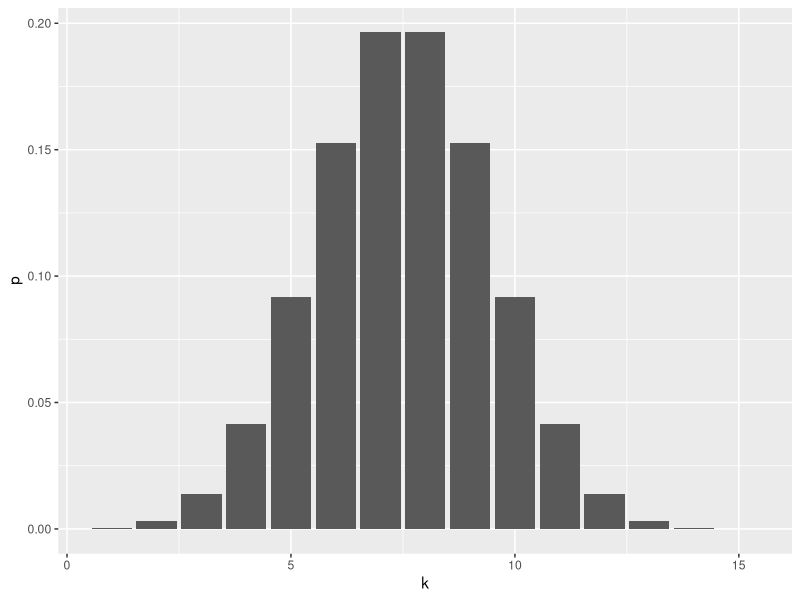
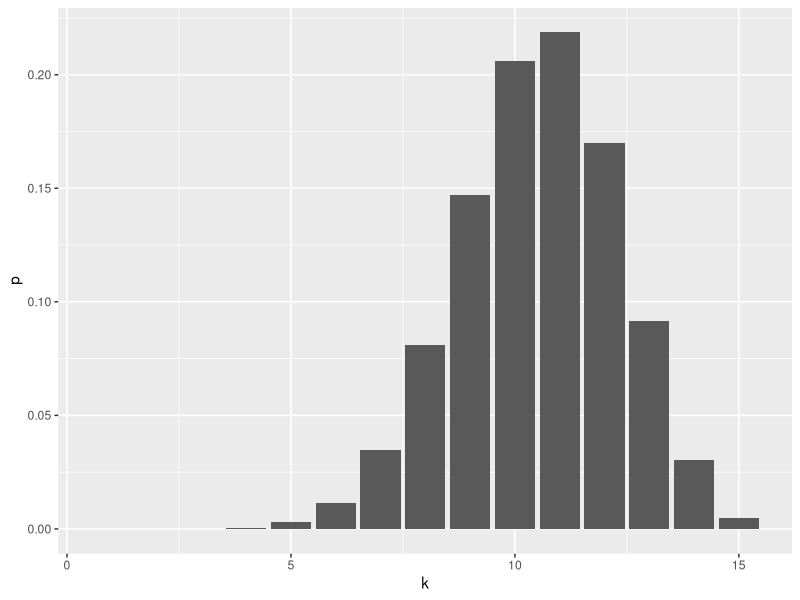
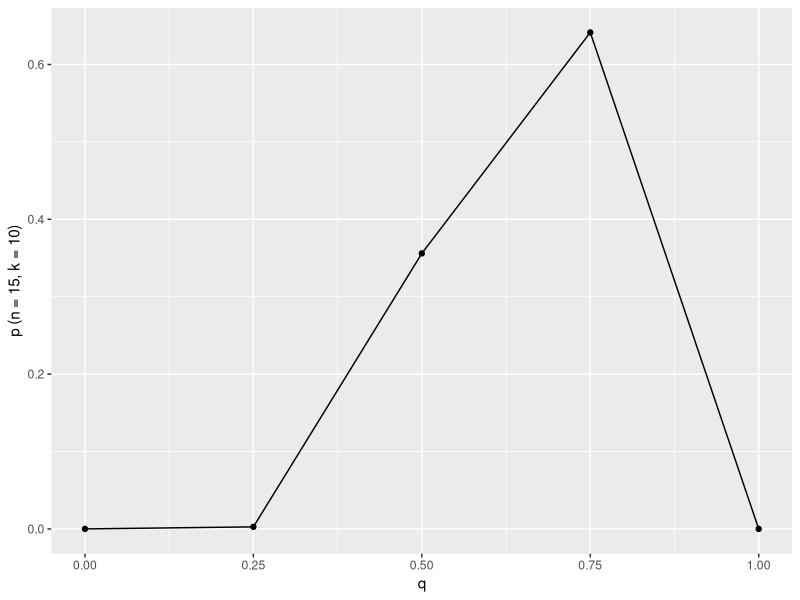
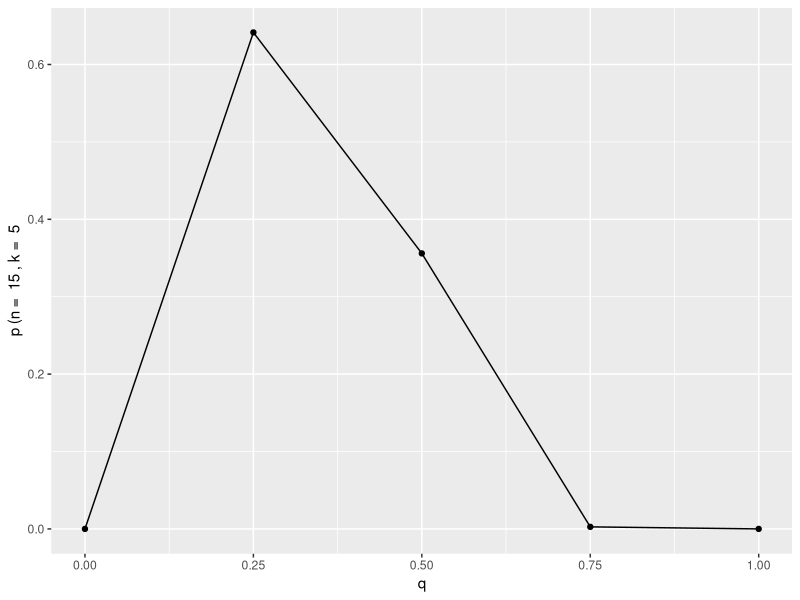
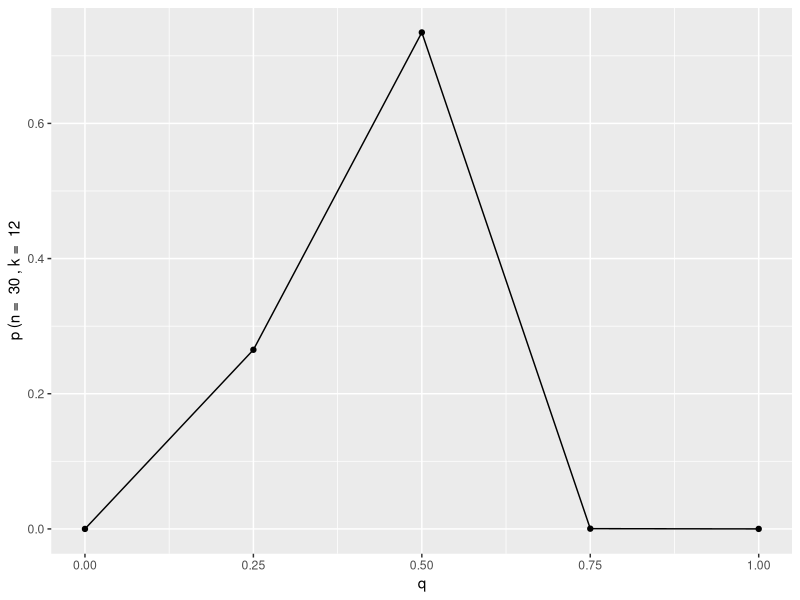
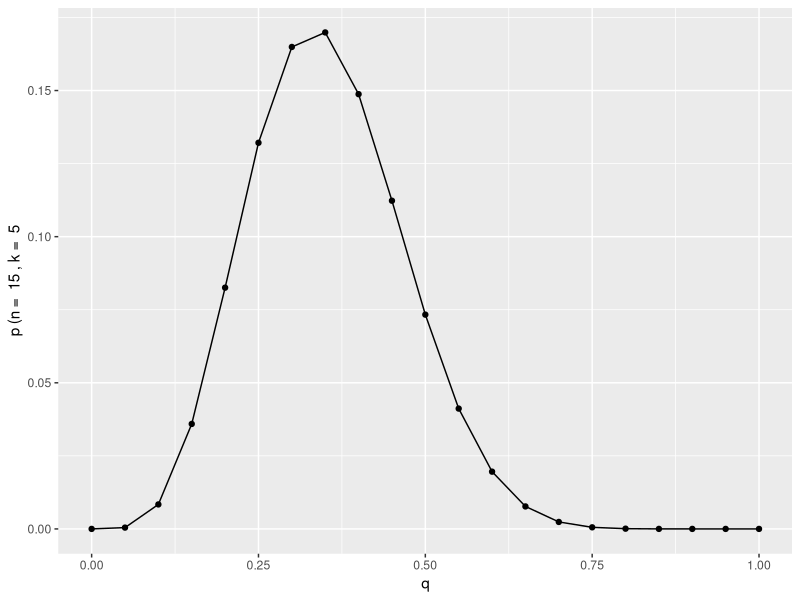
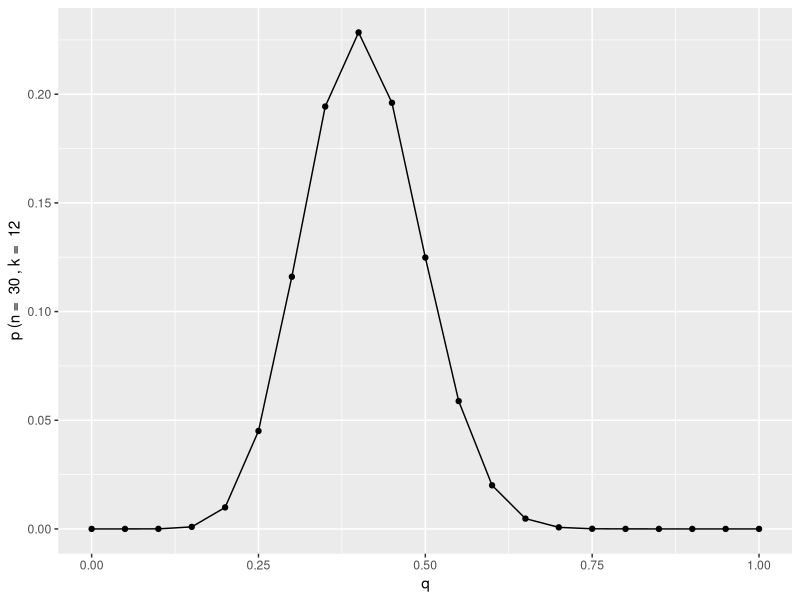
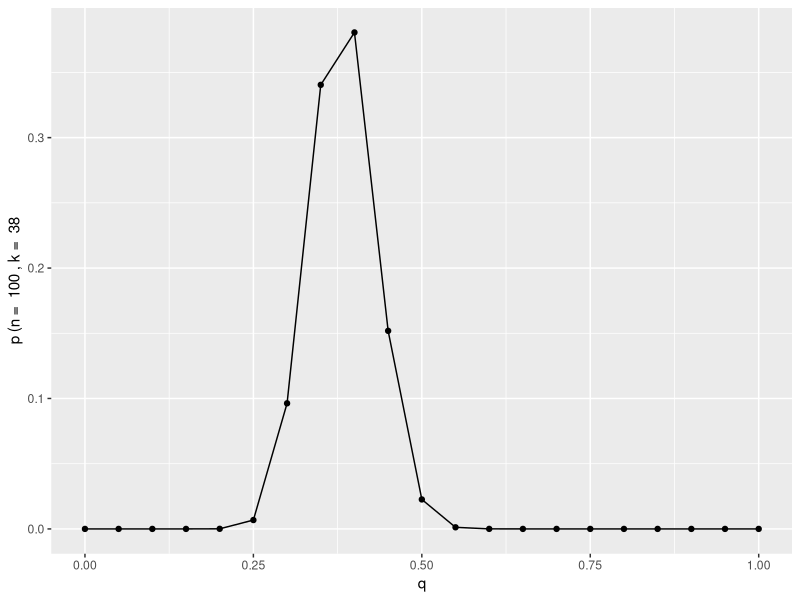

The R script that drew these images, in order:
## ---- chunk 1
knitr::opts_chunk$set(echo = TRUE)
library(ggplot2)
## ---- chunk 2
dbinom(10, size = 15, prob = 0.5)
## ---- chunk 3
dbinom(13, size = 15, prob = 0.5)
## ---- chunk 4
ggplot(data.frame(k = 1:15)) +
    geom_col(aes(x = k, y = dbinom(k, size = 15, prob = 0.5))) +
    labs(y = 'p')
## ---- chunk 5
dbinom(10, size = 15, prob = 0.7)
## ---- chunk 6
dbinom(13, size = 15, prob = 0.7)
## ---- chunk 7
ggplot(data.frame(k = 1:15)) +
    geom_col(aes(x = k, y = dbinom(k, size = 15, prob = 0.7))) +
    labs(y = 'p')
## ---- chunk 8
q.vals <- seq(0, 1, 0.25)
q.vals
## ---- chunk 9
n <- 15
k <- 10
## ---- chunk 10
likelihood <- function(k, n, q) {
    dbinom(k, size = n, prob = q)
}
## ---- chunk 11
likelihood(k = 10, n = 15, q = q.vals[2])
## ---- chunk 12
prior <- function(q, n) {
    1 / length(q.vals)
}
## ---- chunk 13
q.vals[2]
prior(q = q.vals[2], n = n)
## ---- chunk 14
marginal <- function(k, n) {
    s <- 0
    for (q in q.vals) {
        s <- s + likelihood(k, n, q) * prior(q, n)
    }
    s
}
## ---- chunk 15
marginal(k = 10, n = 15)
## ---- chunk 16
posterior <- function(q, n, k) {
    likelihood(k, n, q) * prior(q, n) / marginal(k, n)
}
## ---- chunk 17
posterior(q = q.vals[2], n = 15, k = 10)
## ---- chunk 18
posterior(q = q.vals[4], n = 15, k = 10)
## ---- chunk 19
ggplot(data.frame(q = q.vals), aes(x = q, y = posterior(q, n, k))) +
    geom_line() +
    geom_point() +
    labs(y = 'p (n = 15, k = 10)')
## ---- chunk 20
posterior.plot <- function(n, k) {
    ggplot(data.frame(q = q.vals), aes(x = q, y = posterior(q, n, k))) +
        geom_line() +
        geom_point() +
        labs(y = paste('p (n = ', n, ', k = ', k))
}
## ---- chunk 21
posterior.plot(n = 15, k = 5)
## ---- chunk 22
posterior.plot(n = 30, k = 12)
## ---- chunk 23
q.vals <- seq(0, 1, 0.05)
## ---- chunk 24
posterior.plot(n = 15, k = 5)
## ---- chunk 25
posterior.plot(n = 30, k = 12)
## ---- chunk 26
posterior.plot(n = 100, k = 38)
## ---- chunk 27
n <- 15
k <- 10

q.vals <- seq(0, 1, 0.10)
data.1 <- data.frame(L = length(q.vals), q = q.vals)
data.1$p <- posterior(data.1$q, n, k)

q.vals <- seq(0, 1, 0.05)
data.2 <- data.frame(L = length(q.vals), q = q.vals)
data.2$p <- posterior(data.2$q, n, k)

q.vals <- seq(0, 1, 0.02)
data.3 <- data.frame(L = length(q.vals), q = q.vals)
data.3$p <- posterior(data.3$q, n, k)

data.all <- rbind(data.1, data.2, data.3)

ggplot(data.all, aes(x = q, y = p, color = factor(L))) +
    geom_line()
